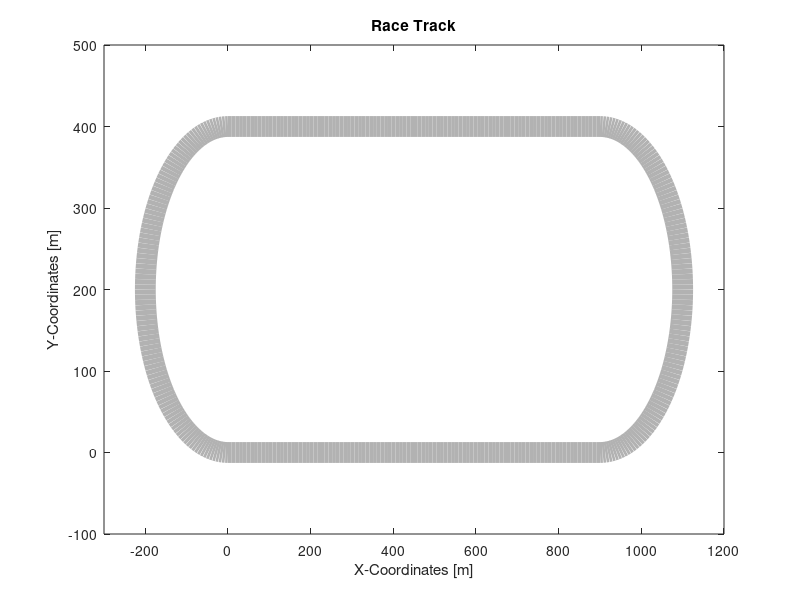

Write MATLAB code to recreate this figure. (Note: this script raises an error after producing the figure.)
radius = 200; % Radius
straight_length = 900; % Length
width = 15; % Width

waypoints = 200;

% Circumference of semi circle
circum = pi * radius; % 628.3185

% Step distance for straights and curves based on waypoints
d_s_straight = straight_length / (waypoints / 2); % Divide by 2 since two straight sections
d_s_curve = circum / (waypoints / 2); % Divide by 2 since two curved sections

% Calculate angle increment for curved sections
delta_theta = pi / (waypoints / 2); % Divide by 2 since two curved sections

% Initialize arrays
x_waypoints = zeros(1, waypoints * 2);
y_waypoints = zeros(1, waypoints * 2);
theta1_change = []; % radians
theta2_change = []; % radians

distance_traveled = 0; % Initial point of [0, 0]
theta = 0; % Initial angle

for i = 1:(waypoints * 2)
    % Update x and y coordinates
    if distance_traveled < straight_length
        % First straight 
        x_waypoints(i) = distance_traveled;
        y_waypoints(i) = 0;
        distance_traveled = distance_traveled + d_s_straight;
        %disp(['dist=', num2str(distance_traveled), ' ds=', num2str(d_s_straight), ' str1'])
    elseif distance_traveled < straight_length + circum - 1
        % First curved
        x_waypoints(i) = straight_length + radius * sin(theta);
        y_waypoints(i) = radius - radius * cos(theta);
        theta1_change = ([theta1_change, theta]);
        theta = theta + delta_theta; % Update angle
        distance_traveled = distance_traveled + d_s_curve;
        %disp(['dist=', num2str(distance_traveled), ' ds=', num2str(d_s_curve), ' curve1*******'])
    elseif distance_traveled < 2 * straight_length + circum - 1
        % Second straight
        x_waypoints(i) = straight_length - (distance_traveled - (straight_length + circum));
        y_waypoints(i) = 2 * radius;
        distance_traveled = distance_traveled + d_s_straight;
        %disp(['dist=', num2str(distance_traveled), ' ds=', num2str(d_s_straight), ' str2------------------'])
    elseif distance_traveled < 2 * straight_length + 2 * circum
        % Second curved
        x_waypoints(i) = radius * sin(theta);
        y_waypoints(i) = radius - radius * cos(theta);
        theta2_change = ([theta1_change, theta]);
        theta = theta + delta_theta; % Update angle
        distance_traveled = distance_traveled + d_s_curve;
        %disp(['dist=', num2str(distance_traveled), ' ds=', num2str(d_s_curve), ' curve2/////////////'])
    end
end

% adds last part of the x and y coordinates to connect to the 
x_waypoints = [x_waypoints, 0]; 
y_waypoints = [y_waypoints, 0];

% adds the last part of the changes in thetas to the angles for each semi
% circle
% in radians
index1 = length(theta1_change);
theta1_change = [theta1_change, theta1_change(index1) + delta_theta];
index2 = length(theta2_change);
theta2_change = theta2_change(1:end-1);
theta2_change = [theta2_change, theta2_change(index2 - 1) + delta_theta];
degrees1_change = rad2deg(theta1_change); %made into degrees in case needed it
degrees2_change = rad2deg(theta2_change); %made into degrees in case needed it

% Plot race track
figure;
plot(x_waypoints, y_waypoints, 'k', 'LineWidth', width, 'Color', [0.7 0.7 0.7]); %gray racetrack with width
hold on; %allows car and line to be plotted after this
xlim([-300, 1200]); %axis limits
ylim([-100, 500]); %axis limits
xlabel('X-Coordinates [m]');
ylabel('Y-Coordinates [m]');
title('Race Track');

% new stuff for car box and car path lines -----------------------------

% new vehicle values
vehicle_length = 20; 
vehicle_width = 7; 
scale_factor = 5; 

% sets the starting location of the car at [0,0]
vehicle_x_coords = x_waypoints(1); 
vehicle_y_coords = y_waypoints(1);
vehicle_angle = 0; % Start with zero angle

% indexes
theta1_index = 1; % Index for theta1_change
theta2_index = 1; % Index for theta2_change

% Plot initial car box
vehicle_patch = patch(vehicle_vertices(:,1), vehicle_vertices(:,2), 'b'); % Plot for blue vehicle

for i = 1:length(x_waypoints)
    % used to change as vehicle coordinates based on waypoints.
    vehicle_x_coords = x_waypoints(i);
    vehicle_y_coords = y_waypoints(i);
    
    % these if statements will make sure that the car will turn with the
    % curvature of the semicircles.
    if i > 1 && i < length(x_waypoints) 
        % Calculate slope between the current and next waypoints
        dx = x_waypoints(i+1) - x_waypoints(i-1);
        dy = y_waypoints(i+1) - y_waypoints(i-1);
        tangent_angle = atan2(dy, dx);

        % updates car's angle with the new adjusted tangent angle based on
        % the slopes of the old waypoints.
        vehicle_angle = tangent_angle;
    else
        % For first and second waypoints
        dx = x_waypoints(2) - x_waypoints(1);
        dy = y_waypoints(2) - y_waypoints(1);
        tangent_angle = atan2(dy, dx);
        vehicle_angle = tangent_angle;
     end
    
    % Updates car position and rotation based on corner verticies created
    % the box that represents the car.
    rotation_matrix = [cos(vehicle_angle), -sin(vehicle_angle); sin(vehicle_angle), cos(vehicle_angle)];
    rotated_vertices = (rotation_matrix * vehicle_vertices')';
    rotated_vertices(:,1) = rotated_vertices(:,1) + vehicle_x_coords;
    rotated_vertices(:,2) = rotated_vertices(:,2) + vehicle_y_coords;
    
    % Updates car verticies positions for each iteration. ie for each
    % waypoint through the racetrack
    set(vehicle_patch, 'XData', rotated_vertices(:,1), 'YData', rotated_vertices(:,2));
    
    % Plots yellow vehicle path showing where car has traveled
    if i > 1
        plot([x_waypoints(i-1), vehicle_x_coords], [y_waypoints(i-1), vehicle_y_coords], 'y-'); % Plot path line in red
        %plot(x_waypoints, y_waypoints, 'y-');
    end
    
    % pause allows for the car to look like it is moving instead of
    % instanteous appearance
    pause(0.01);
end

